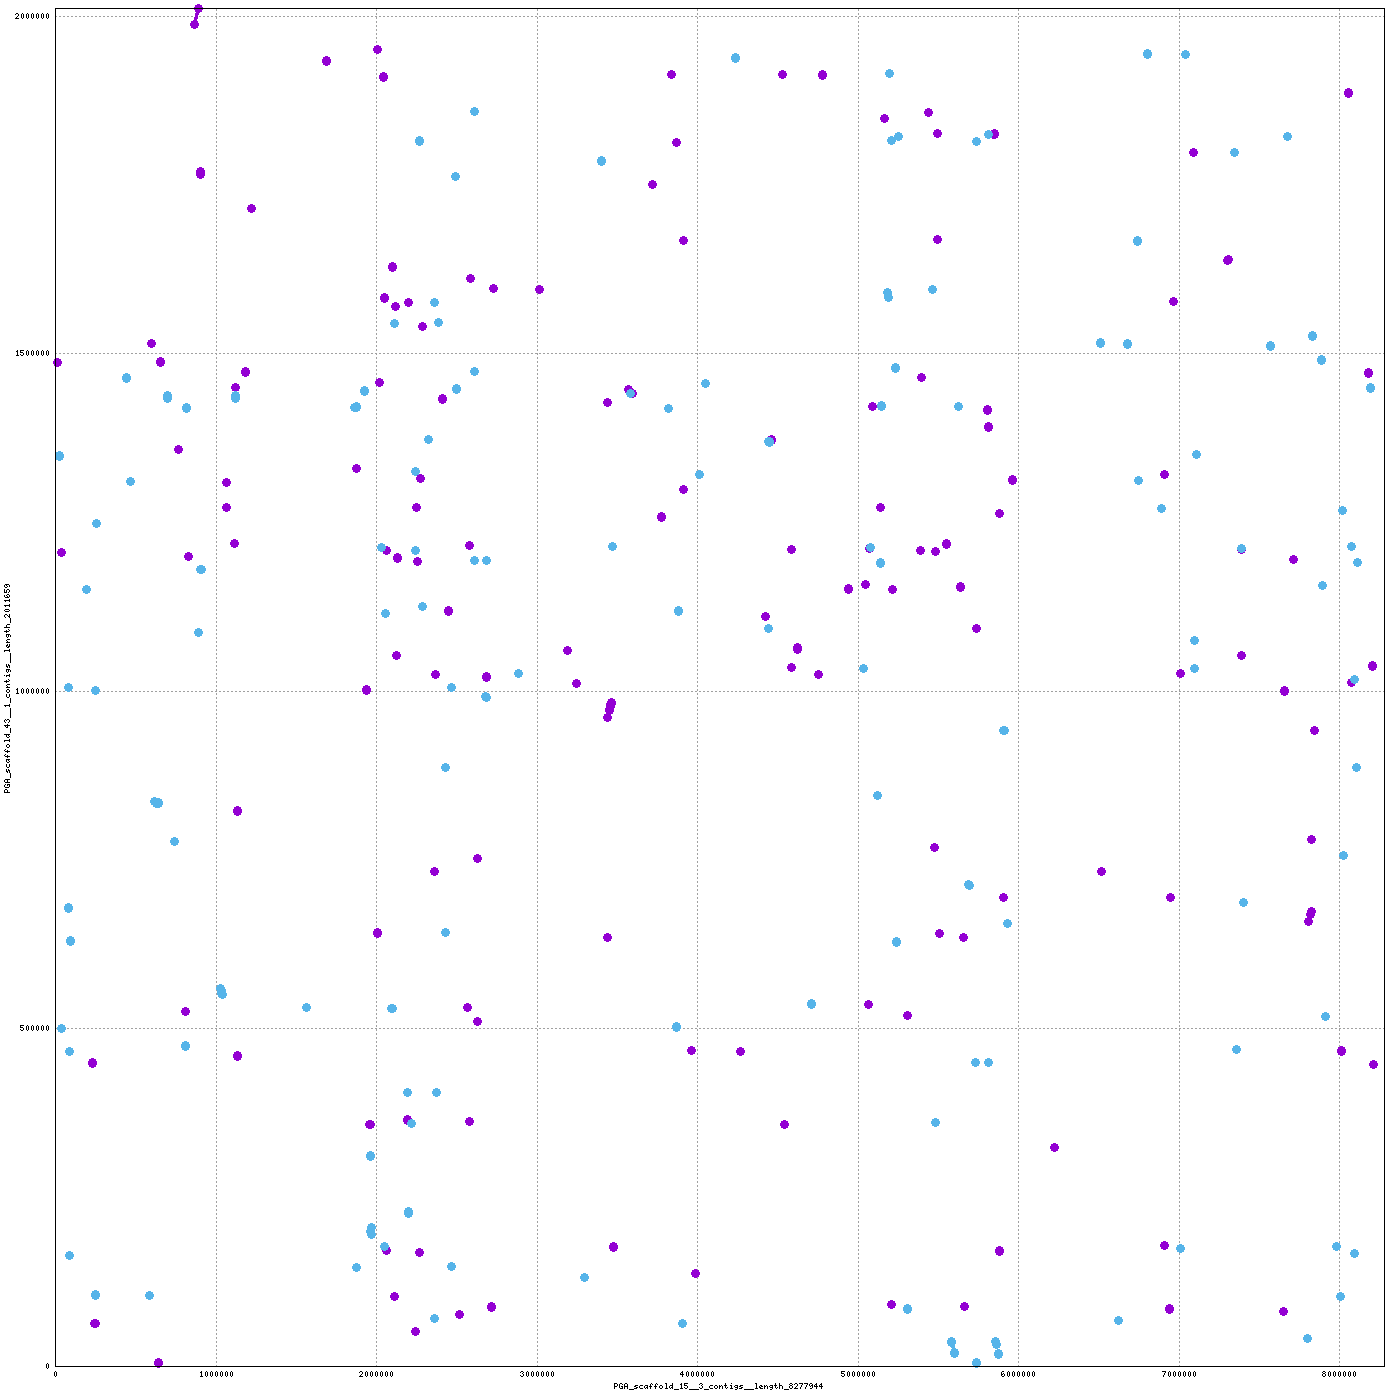

Here is the gnuplot script that generated this plot:
set terminal png tiny size 1400,1400
set output "/home/mike/Desktop/scripts/snakes/plot_pairs/hiCversion1.linear/nucmer/nucmer.29.png"
set size 1,1
set grid
unset key
set border 15
set tics scale 0
set xlabel "PGA_scaffold_15__3_contigs__length_8277944"
set ylabel "PGA_scaffold_43__1_contigs__length_2011659"
set format "%.0f"
set mouse format "%.0f"
set mouse mouseformat "[%.0f, %.0f]"
if(GPVAL_VERSION < 5) set mouse clipboardformat "[%.0f, %.0f]"
set xrange [1:8277944]
set yrange [1:2011659]
set style line 1  lt 1 lw 3 pt 6 ps 1
set style line 2  lt 3 lw 3 pt 6 ps 1
set style line 3  lt 2 lw 3 pt 6 ps 1
plot \
 "/home/mike/Desktop/scripts/snakes/plot_pairs/hiCversion1.linear/nucmer/nucmer.29.fplot" title "FWD" w lp ls 1, \
 "/home/mike/Desktop/scripts/snakes/plot_pairs/hiCversion1.linear/nucmer/nucmer.29.rplot" title "REV" w lp ls 2
